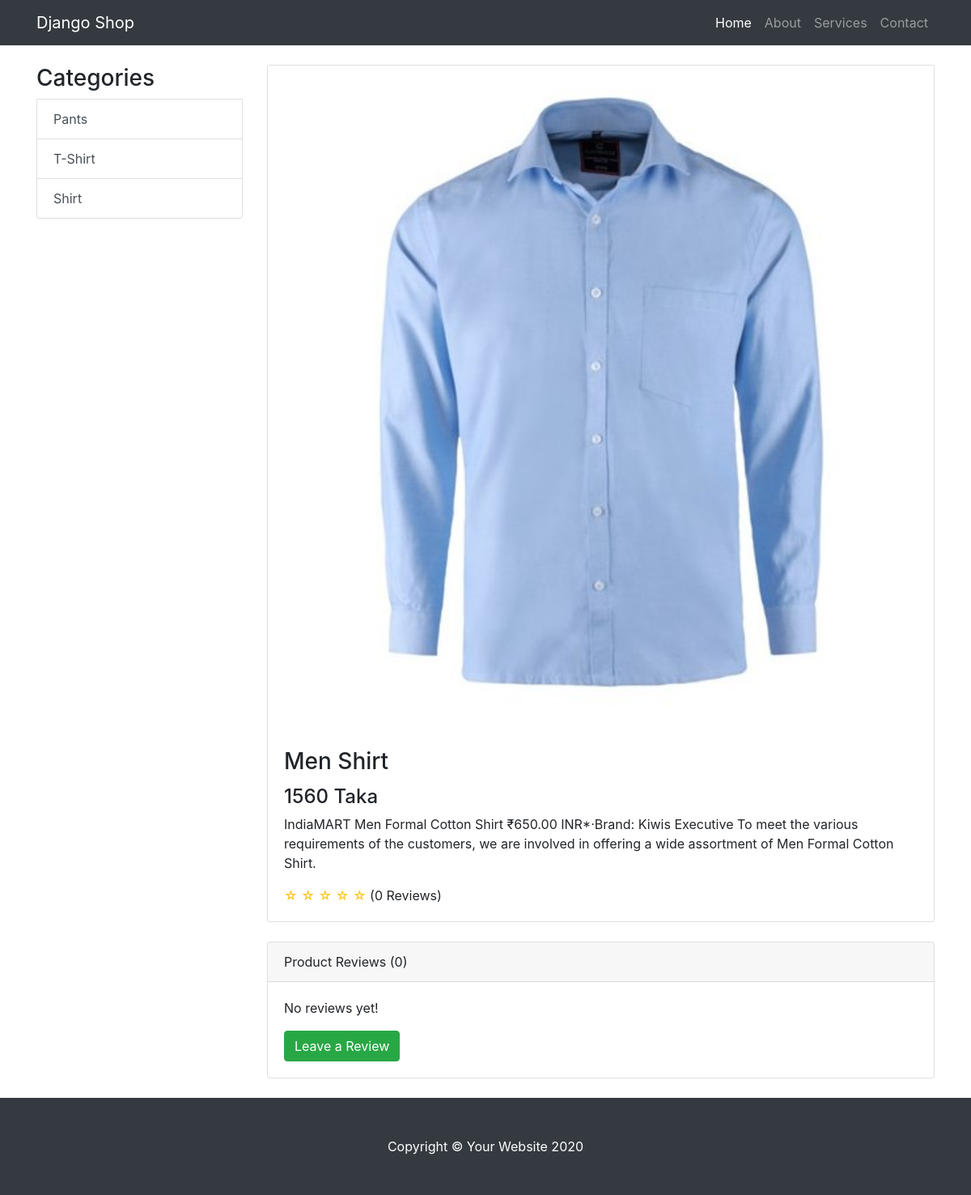
The page /item/5/ on the database its author committed.
### shop/models.py (models this page shows, shortened)
class ProductCategory(models.Model):
    category_name = models.CharField(max_length=100)

class Product(models.Model):
    product_name = models.CharField(max_length=260)
    product_price = models.IntegerField()
    product_description = models.TextField()
    product_picture = models.ImageField(upload_to='product_pictures', default='default-product.jpg')
    categories = models.ManyToManyField(ProductCategory)

### shop/views.py (the view, shortened to what this page needs)
# urls.py: path('item/<int:pk>/', views.shop_item_details, name="shop_item_details"),
def shop_item_details(request, pk):
    categories = ProductCategory.objects.all()
    product = get_object_or_404(Product, id=pk)
    review_score= 0
    count = 0
    reviews_data = []
    reviews = product.productreview_set.all()
    reviews_count = reviews.count()
    if reviews_count != 0:
        review_score = review_score/ reviews_count
    context = {
        'product': product,
        'title': product.product_name,
        'review_score': review_score,
        'total_reviews': reviews_count,
        'reviews': reviews_data,
        'categories': categories
    }
    return render(request, template_name='shop/shop_item_details.html', context=context)

### shop/templates/shop/shop_item_details.html
{% extends 'shop/base.html' %}
{% block content %}
	<div class="container">
		<div class="row">
			<div class="col-lg-3 my-4">
				<div class="list-group">
					<h3 class="display-5">Categories</h3>
					{% for category in categories %}
						<a href="#" class="list-group-item list-group-item-action">{{ category.category_name }}</a>
					{% endfor %}
				</div>
			</div>
			<div class="col-lg-9">
				<div class="card mt-4">
					<img class="card-img-top img-fluid" src="{{ product.product_picture.url }}" alt="">
					<div class="card-body">
						<h3 class="card-title">{{ product.product_name }}</h3>
						<h4>{{ product.product_price }} Taka</h4>
						<p class="card-text">{{ product.product_description }}</p>
						<span class="text-warning">
							{% if review_score == 0 or review_score < 1 %}
								&#9734; &#9734; &#9734; &#9734; &#9734;
							{% elif review_score == 1 or review_score < 2 %}
								&#9733; &#9734; &#9734; &#9734; &#9734;
							{% elif review_score == 2 or review_score < 3 %}
								&#9733; &#9733; &#9734; &#9734; &#9734;
							{% elif review_score == 3 or review_score < 4 %}
								&#9733; &#9733; &#9733; &#9734; &#9734;
							{% elif review_score == 4 or review_score < 5 %}
								&#9733; &#9733; &#9733; &#9733; &#9734;
							{% else %}
								&#9733; &#9733; &#9733; &#9733; &#9733;
							{% endif %}
						</span> ({{ total_reviews }} Reviews)
					</div>
				</div>
				<div class="card card-outline-secondary my-4">
					<div class="card-header">
						Product Reviews ({{ total_reviews }})
					</div>
					<div class="card-body">
						{% if reviews|length > 0 %}
							{% for review in reviews %}
								<p>{{ review.2 }}</p>
								<small class="text-muted">Posted by {{ review.0 }}</small><br>
								<span class="text-warning">
									{% if review.1 == 0 or review.1 < 1 %}
										&#9734; &#9734; &#9734; &#9734; &#9734;
									{% elif review.1 == 1 or review.1 < 2 %}
										&#9733; &#9734; &#9734; &#9734; &#9734;
									{% elif review.1 == 2 or review.1 < 3 %}
										&#9733; &#9733; &#9734; &#9734; &#9734;
									{% elif review.1 == 3 or review.1 < 4 %}
										&#9733; &#9733; &#9733; &#9734; &#9734;
									{% elif review.1 == 4 or review.1 < 5 %}
										&#9733; &#9733; &#9733; &#9733; &#9734;
									{% else %}
										&#9733; &#9733; &#9733; &#9733; &#9733;
									{% endif %}
								</span>
								<hr>
							{% endfor %}
						{% else %}
							<p>No reviews yet!</p>
						{% endif %}
						<a href="#" class="btn btn-success">Leave a Review</a>
					</div>
				</div>
			</div>
		</div>
	</div>
	{% endblock content %}

### shop/static/shop/css/shop-item.css (style rules this page uses)
body { padding-top: 56px; }

### rows shown on the page
ProductCategory: category_name "Pants"
ProductCategory: category_name "T-Shirt"
ProductCategory: category_name "Shirt"
Product: product_picture (picture), product_name "Men Shirt", product_price "1560", product_description "IndiaMART Men Formal Cotton Shirt ₹650.00 INR*·Brand: Kiwis Executive To meet the various requirements of the customers, we are involved in offering a wide assortment of Men Formal Cotton Shirt."

### other values the page prints
{{ total_reviews }} "0"
